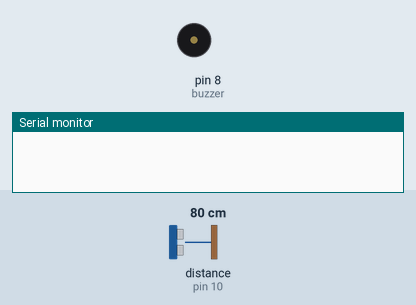
Recording of a sketch running on a simulated Arduino Uno, built with avr-gcc and run on an emulated ATmega328P. Shown: buzzer (waves = sounding), the last lines printed to the serial monitor. Wiring (inferred from the names in the program): ultrasonic range finder: trigger pin 9; echo pin 10. The test bench sets the inputs (shaded band); at power-on: distance to the obstacle (sensor on pin 10) 80 cm. The echo pulse lasts 58.3 µs per cm; the modem accepts every AT command (registered, SIM ready, sends succeed) and sends nothing else.

Above: at 0.01 s.
At 1.3 s:
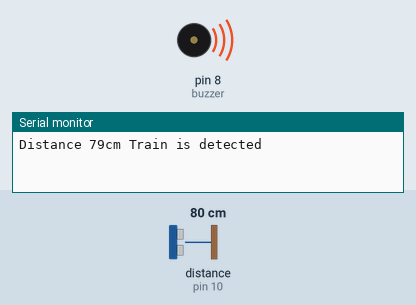
1.4 s: distance to the obstacle (sensor on pin 10) set to 98 cm
7.0 s: distance to the obstacle (sensor on pin 10) set to 105 cm
Timing chart, 0 to 11.0 s (numbered marks = the images above; inputs shaded):
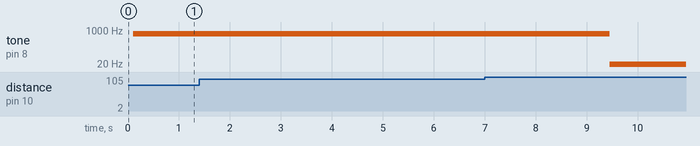

The sketch:

IOT_Based_smart_protection_system.ino
```cpp
#define trigPin 9
#define echoPin 10
#define buzzer 8
#include <SoftwareSerial.h>
SoftwareSerial mySerial(2, 3);//connect RX to pin 10 , connect TX to pin 9

void setup()
{
  mySerial.begin(9600);   // Setting the baud rate of GSM Module
  Serial.begin (9600);
  delay(100);
  pinMode(trigPin, OUTPUT);
  pinMode(echoPin, INPUT);
  pinMode(buzzer,OUTPUT);
}

void loop()
{
  long duration, distance;
  digitalWrite(trigPin, LOW);
  delayMicroseconds(2);
  digitalWrite(trigPin, HIGH);
  delayMicroseconds(10);
  digitalWrite(trigPin, LOW);
  duration = pulseIn(echoPin, HIGH);
  distance = (duration/2) / 29.1;

  if (distance < 100)
  {
    Serial.print("Distance ");
    Serial.print(distance);
    Serial.print("cm Train is detected");
    Serial.println();
    digitalWrite(buzzer,HIGH);
    tone(buzzer, 635);
    delay(500);

    mySerial.println("AT+CMGF=1");    //Sets the GSM Module in Text Mode
    delay(1000);
    mySerial.println("AT+CMGS=\"+917875087764\"\r");
    delay(1000);
    mySerial.println("Train is on the way. ");
    delay(100);
    mySerial.println((char)26);// ASCII code of CTRL+Z
  }

  else
  {
    tone(buzzer, 3);
    delay(2000);
    Serial.print("Distance ");
    Serial.print(distance);
    Serial.print("cm Train is not detected");
    Serial.println();
    digitalWrite(buzzer,LOW);
  }
 delay(2000);
}
```

Measured:
- after the input at 7.0 s, tone on pin 8 (buzzer): 635 Hz → 3 Hz after 2.5 s
